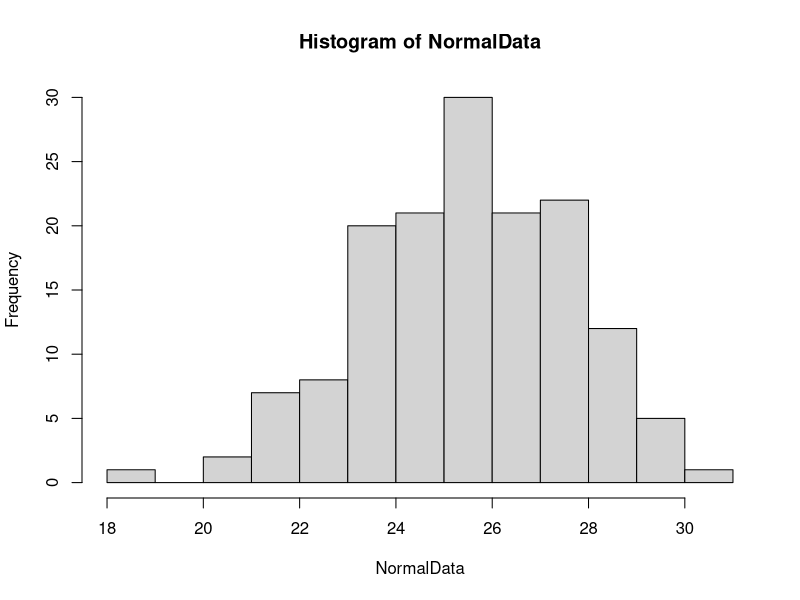
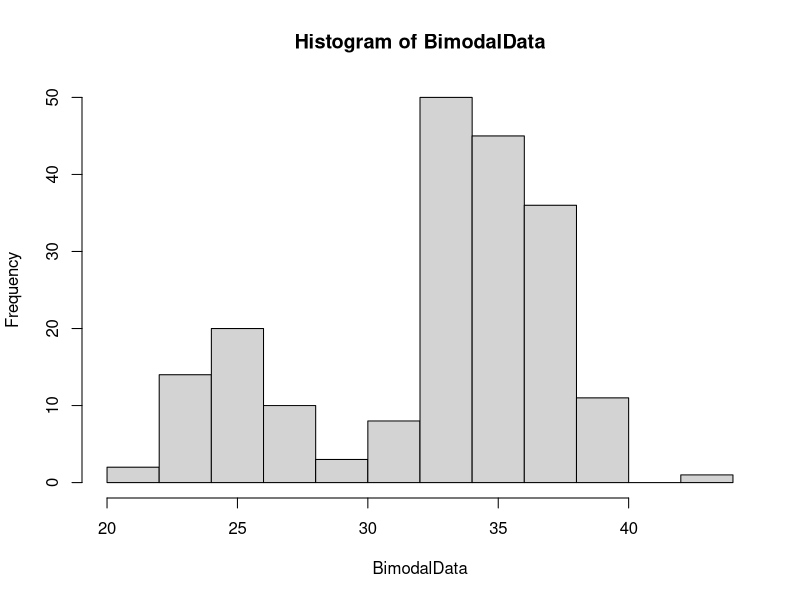

Reproduce these figures in R, in order. (Note: this script raises an error after producing the figures.)
# creating a normal distribution using simulated data
NormalData <- rnorm(n = 150, mean = 25, sd = 2)
hist(NormalData)

# creating non-normal distributions
mode1 <- rnorm(n = 50, mean = 25, sd = 2)
mode2 <- rnorm(n = 150, mean = 35, sd = 2)
BimodalData <- c(mode1, mode2)
hist(BimodalData)

# central tendency functions
median(NormalData)
mean(NormalData)
median(BimodalData)
mean(BimodalData)

max(NormalData)
min(BimodalData)
sd(BimodalData)

shapiro.test(NormalData)
shapiro.test(BimodalData)

fs <- Faculty_Salaries_FY_2020

hist(fs$NewSalary, breaks = 50, xlim = c(0,200000))

mean(fs$NewSalary)
median(fs$NewSalary)
sd(fs$Annual.at.Actual.FTE)
min(fs$NewSalary)
max(fs$NewSalary)

shapiro.test(fs$Annual.at.Full.FTE)
n <- sample(x=fs$Annual.at.Full.FTE, size=10, replace=FALSE)
shapiro.test(n)

max(BimodalData) / min(BimodalData)
max(BimodalData) - min(BimodalData)

#Full FTE
max(fs$Annual.at.Full.FTE)
min(fs$Annual.at.Full.FTE)
max(fs$Annual.at.Full.FTE)/min(fs$Annual.at.Full.FTE)

#Actual FTE
max(fs$Annual.at.Actual.FTE)
min(fs$Annual.at.Actual.FTE)
max(fs$Annual.at.Actual.FTE)/min(fs$Annual.at.Actual.FTE)

#New FTE
max(fs$NewSalary)
min(fs$NewSalary)
max(fs$NewSalary)/min(fs$NewSalary)


